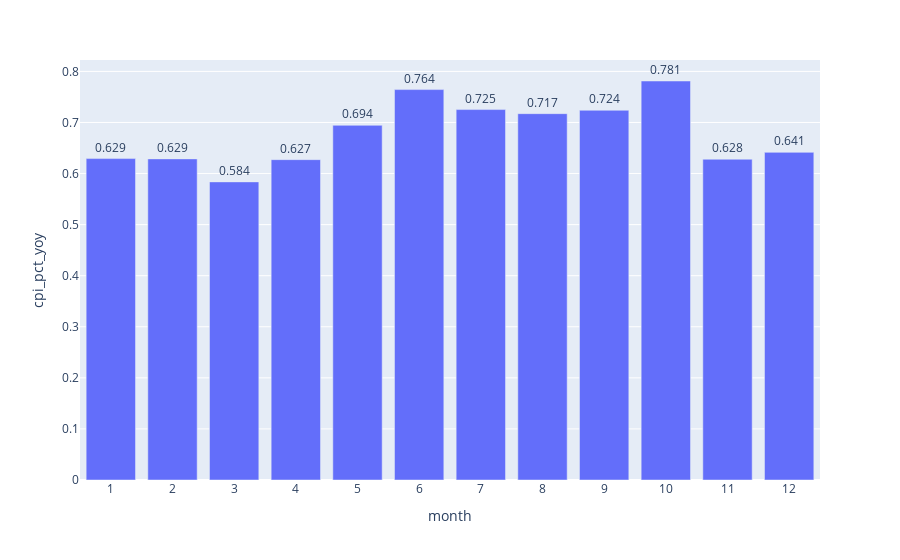
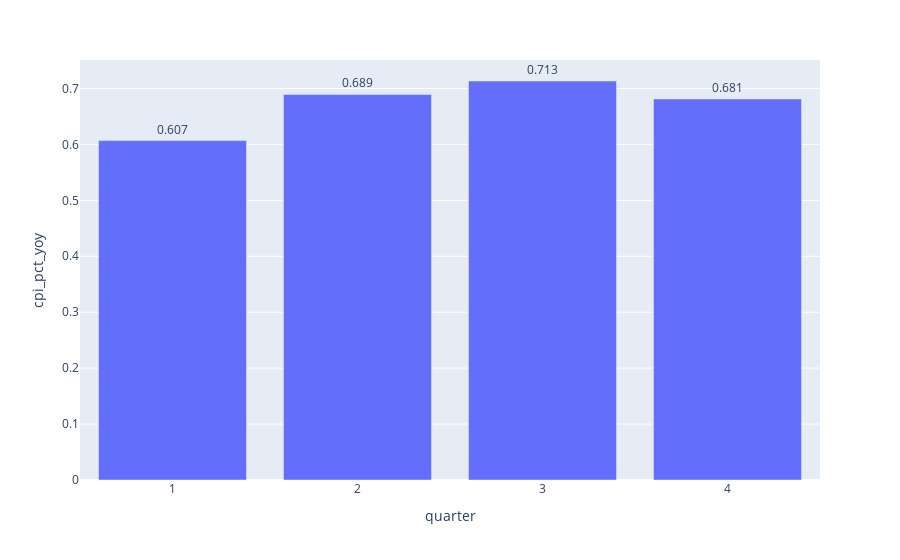

These figures' notebook cell, in order:
### Markdown cell above
Looking at the Core CPI change in an annualized basis, we can see that the earlier parts of the year showed more significant increases in Core CPI. While in the last few months, there are more outliers (below the lower whiskers) meaning that they showed little change from the previous year.<br> We can further explore the volatility of the change in Core CPI YoY.

### Code cell
fig = px.bar(
    data_frame=monthly_df.groupby(['month']).std().reset_index(), 
    x="month", 
    y="cpi_pct_yoy", text="cpi_pct_yoy"
).update_traces(texttemplate='%{text:0.3f}', textposition='outside').update_xaxes(nticks=13)
fig.show()

fig = px.bar(
    data_frame=monthly_df.groupby(['quarter']).std().reset_index(), 
    x="quarter", 
    y="cpi_pct_yoy", text="cpi_pct_yoy").update_traces(texttemplate='%{text:0.3f}', textposition='outside').update_xaxes(nticks=5)
fig.show()

### Figure 1 — Plotly figure (JSON) as saved in the notebook; plotly's stock layout.template omitted (floating-point values rounded to 4 significant figures)
{"data": [{"alignmentgroup": "True", "hovertemplate": "month=%{x}<br>cpi_pct_yoy=%{text}<extra></extra>", "legendgroup": "", "marker": {"color": "#636efa", "pattern": {"shape": ""}}, "name": "", "offsetgroup": "", "orientation": "v", "showlegend": false, "text": [0.6293, 0.6287, 0.5837, 0.6272, 0.6945, 0.7644, 0.7253, 0.7173, 0.7239, 0.7812, 0.628, 0.6415], "textposition": "outside", "texttemplate": "%{text:0.3f}", "type": "bar", "x": [1, 2, 3, 4, 5, 6, 7, 8, 9, 10, 11, 12], "xaxis": "x", "y": [0.6293, 0.6287, 0.5837, 0.6272, 0.6945, 0.7644, 0.7253, 0.7173, 0.7239, 0.7812, 0.628, 0.6415], "yaxis": "y"}], "layout": {"autosize": true, "barmode": "relative", "legend": {"tracegroupgap": 0}, "margin": {"t": 60}, "xaxis": {"anchor": "y", "autorange": true, "domain": [0, 1], "nticks": 13, "range": [0.5, 12.5], "title": {"text": "month"}, "type": "linear"}, "yaxis": {"anchor": "x", "autorange": true, "domain": [0, 1], "range": [0, 0.8223], "title": {"text": "cpi_pct_yoy"}, "type": "linear"}}}

### Figure 2 — Plotly figure (JSON) as saved in the notebook; plotly's stock layout.template omitted (floating-point values rounded to 4 significant figures)
{"data": [{"alignmentgroup": "True", "hovertemplate": "quarter=%{x}<br>cpi_pct_yoy=%{text}<extra></extra>", "legendgroup": "", "marker": {"color": "#636efa", "pattern": {"shape": ""}}, "name": "", "offsetgroup": "", "orientation": "v", "showlegend": false, "text": [0.6068, 0.6893, 0.7134, 0.6813], "textposition": "outside", "texttemplate": "%{text:0.3f}", "type": "bar", "x": [1, 2, 3, 4], "xaxis": "x", "y": [0.6068, 0.6893, 0.7134, 0.6813], "yaxis": "y"}], "layout": {"autosize": true, "barmode": "relative", "legend": {"tracegroupgap": 0}, "margin": {"t": 60}, "xaxis": {"anchor": "y", "autorange": true, "domain": [0, 1], "nticks": 5, "range": [0.5, 4.5], "title": {"text": "quarter"}, "type": "linear"}, "yaxis": {"anchor": "x", "autorange": true, "domain": [0, 1], "range": [0, 0.751], "title": {"text": "cpi_pct_yoy"}, "type": "linear"}}}
